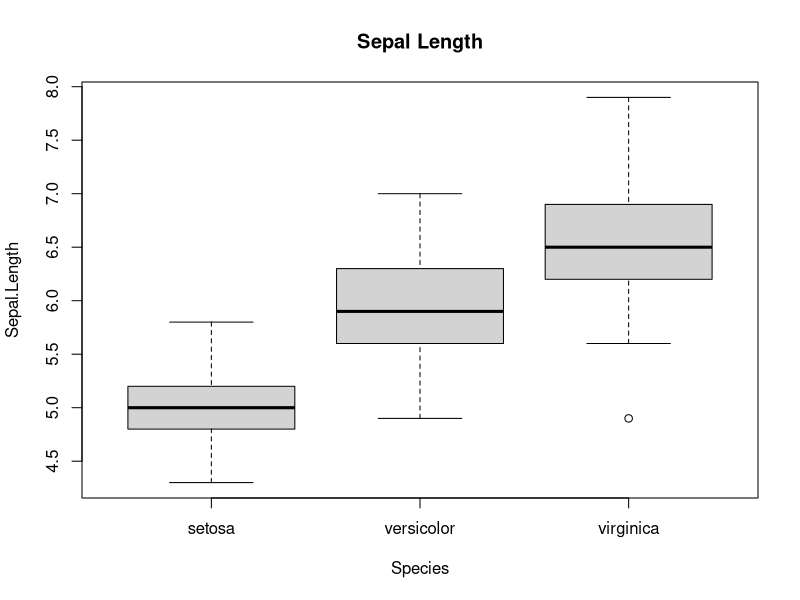
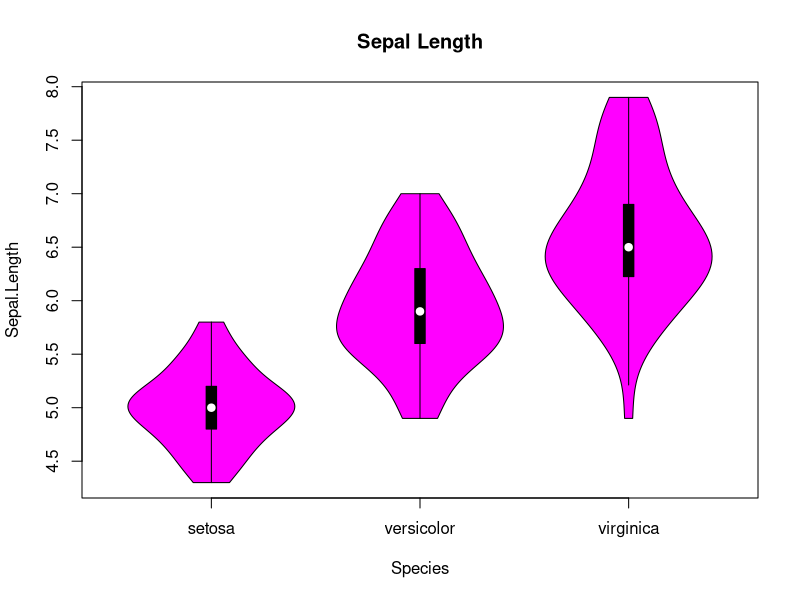
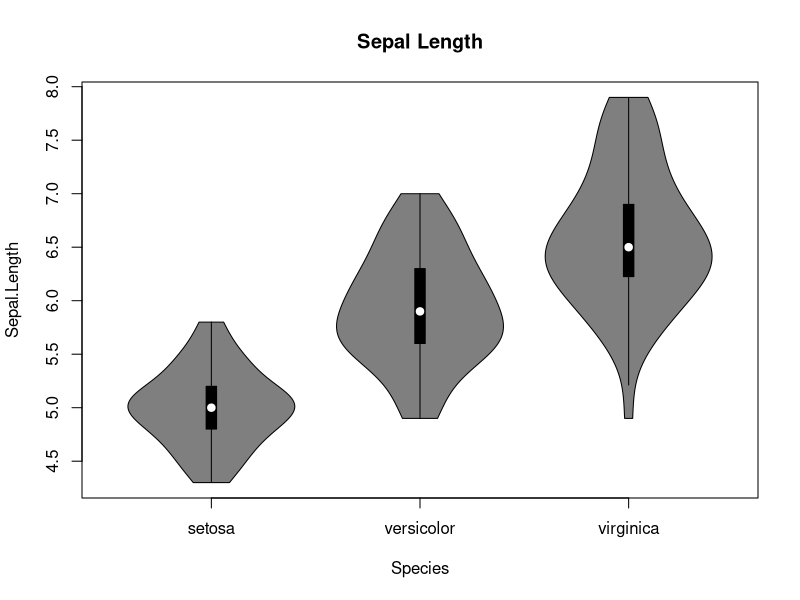
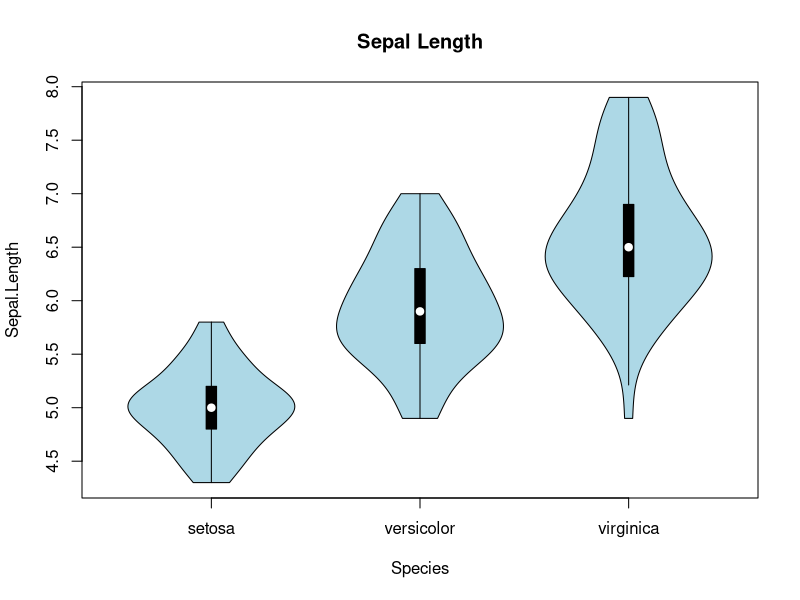
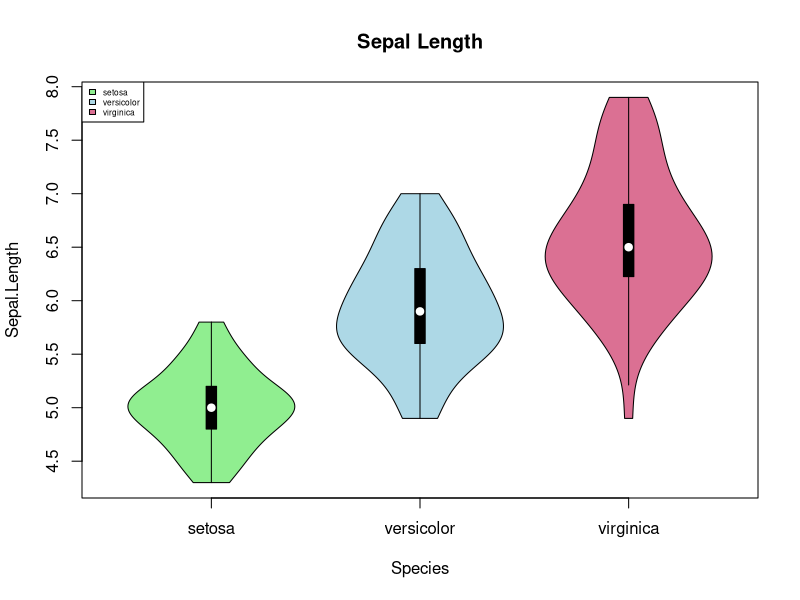
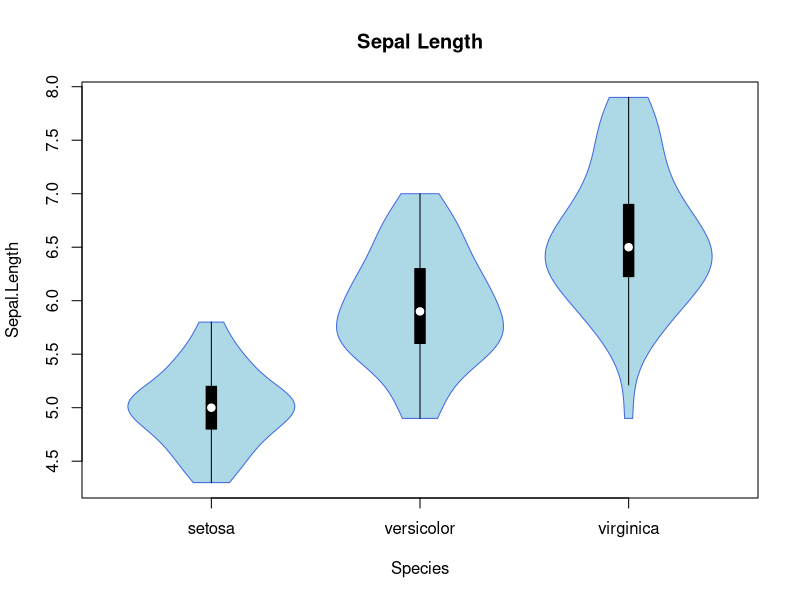
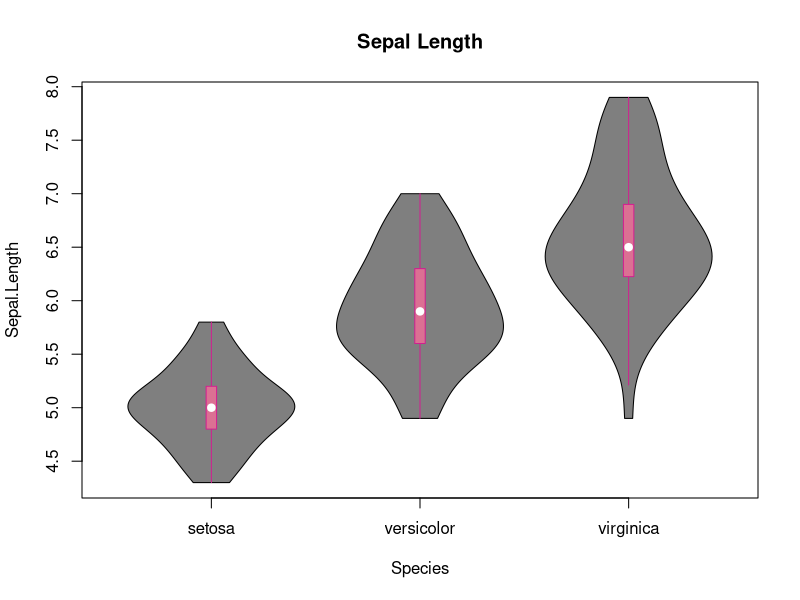
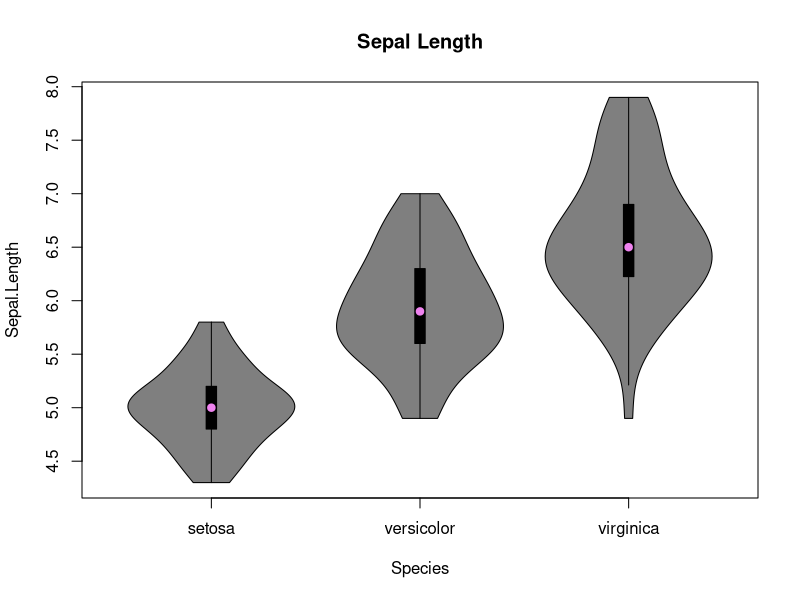

The R source for these figures, in order:
## ---- chunk 1
library("vioplot")
## ---- chunk 2
data(iris)
boxplot(Sepal.Length~Species, data = iris, main = "Sepal Length")
## ---- chunk 3
vioplot(Sepal.Length~Species, data = iris, main = "Sepal Length", col="magenta")
## ---- chunk 4
vioplot(Sepal.Length~Species, data = iris, main = "Sepal Length")
## ---- chunk 5
vioplot(Sepal.Length~Species, data = iris, main = "Sepal Length", col="lightblue")
## ---- chunk 6
vioplot(Sepal.Length~Species, data = iris, main = "Sepal Length", col=c("lightgreen", "lightblue", "palevioletred"))
legend("topleft", legend=c("setosa", "versicolor", "virginica"), fill=c("lightgreen", "lightblue", "palevioletred"), cex = 0.5)
## ---- chunk 7
vioplot(Sepal.Length~Species, data = iris, main = "Sepal Length", col="lightblue", border="royalblue")
## ---- chunk 8
vioplot(Sepal.Length~Species, data = iris, main = "Sepal Length", rectCol="palevioletred", lineCol="violetred")
## ---- chunk 9
vioplot(Sepal.Length~Species, data = iris, main = "Sepal Length", colMed="violet")
## ---- chunk 10
vioplot(Sepal.Length~Species, data = iris, main = "Sepal Length", col="lightblue", border="royalblue", rectCol="palevioletred", lineCol="violetred", colMed="violet")
## ---- chunk 11
vioplot(Sepal.Length~Species, data = iris, main="Sepal Length", col=c("lightgreen", "lightblue", "palevioletred"), border=c("darkolivegreen4", "royalblue4", "violetred4"), rectCol=c("forestgreen", "blue", "palevioletred3"), lineCol=c("darkolivegreen", "royalblue", "violetred4"), colMed=c("green", "cyan", "magenta"), pchMed=c(15, 17, 19))
## ---- chunk 12
data("iris")
attach(iris)
vioplot(Sepal.Length~Species, data = iris, main = "Sepal Length", ylab = "",
        col=c("lightgreen", "lightblue", "palevioletred"), ylim = c(0, max(Sepal.Length) * 1.1))
legend("bottomright", legend=c("setosa", "versicolor", "virginica"),
       fill=c("lightgreen", "lightblue", "palevioletred"), cex = 0.8)
add_labels(unlist(iris$Sepal.Length), iris$Species, height = 0.5, cex = 0.8)
## ---- chunk 13
# add outliers to demo data
iris2 <- iris
iris2 <- rbind(iris2, c(7, 1, 0, 0, "setosa"))
iris2 <- rbind(iris2, c(1, 10, 0, 0, "setosa"))
iris2 <- rbind(iris2, c(9, 2, 0, 0, "versicolor"))
iris2 <- rbind(iris2, c(2, 12, 0, 0, "versicolor"))
iris2 <- rbind(iris2, c(10, 1, 0, 0, "virginica"))
iris2 <- rbind(iris2, c(12, 7, 0, 0, "virginica"))
iris2$Species <- factor(iris2$Species)
iris2$Sepal.Length <- as.numeric(iris2$Sepal.Length)
iris2$Sepal.Width <- as.numeric(iris2$Sepal.Width)
table(iris2$Species)
## ---- chunk 14
attach(iris2)
vioplot(Sepal.Length~Species, data = iris2, main = "Sepal Length",
        col=c("lightgreen", "lightblue", "palevioletred"), ylim = c(min(Sepal.Length) * 0.9, max(Sepal.Length) * 1.1))
Sepal.medians <- sapply(unique(Species), function(sp) median(Sepal.Length[Species == sp]))
# highlights medians
points(x = c(1:length(Sepal.medians)), y = Sepal.medians, pch = 21, cex = 1.25, lwd = 2,
       col = "white", bg = c("forestgreen", "lightblue4", "palevioletred4"))
# plots outliers above 2 SD
add_outliers(unlist(iris2$Sepal.Length), iris2$Species, cutoff = 2,
             col = "black", bars = "grey85", lwd = 2,
             fill = c("palegreen3", "lightblue3", "palevioletred3"))
legend("bottomright", legend=c("setosa", "versicolor", "virginica"),
       fill=c("lightgreen", "lightblue", "palevioletred"), cex = 0.6)
add_labels(unlist(iris2$Sepal.Length), iris2$Species, height = 0.5, cex = 0.8)
## ---- chunk 15
data(iris)
summary(iris2$Sepal.Width)
table(iris2$Sepal.Width > mean(iris2$Sepal.Width))
iris_large <- iris2[iris2$Sepal.Width > mean(iris2$Sepal.Width), ]
iris_small <- iris2[iris2$Sepal.Width <= mean(iris2$Sepal.Width), ]

attach(iris_large)
vioplot(Sepal.Length~Species, data=iris_large, plotCentre = "line", side = "right", col=c("lightgreen", "lightblue", "palevioletred"), ylim = c(min(iris2$Sepal.Length) * 0.9, max(iris2$Sepal.Length) * 1.1),
        names=c("setosa", "versicolor", "virginica"))
Sepal.medians <- sapply(unique(Species), function(sp) median(iris_large$Sepal.Length[Species == sp]))
# highlights medians
points(x = c(1:length(Sepal.medians)), y = Sepal.medians, pch = 21, cex = 1.25, lwd = 2,
       col = "white", bg = c("forestgreen", "lightblue4", "palevioletred4"))
# plots outliers above 2 SD
add_outliers(unlist(iris_large$Sepal.Length), iris2$Species, cutoff = 2,
             col = c("palegreen3", "lightblue3", "palevioletred3"), bars = "grey85", lwd = 2,
             fill = "grey85")
legend("bottomright", legend=c("setosa", "versicolor", "virginica"),
       fill=c("palegreen3", "lightblue3", "palevioletred3"), cex = 0.6)
add_labels(unlist(iris2$Sepal.Length), iris2$Species, height = 0.5, cex = 0.8)

attach(iris_small)
vioplot(Sepal.Length~Species, data=iris_small, plotCentre = "line", side = "left", add = T, col=c("palegreen1", "lightblue1", "palevioletred1"), ylim = c(min(Sepal.Length) * 0.9, max(Sepal.Length) * 1.1),
        names=c("setosa", "versicolor", "virginica"))


Sepal.medians <- sapply(unique(Species), function(sp) median(iris_small$Sepal.Length[Species == sp]))
# highlights medians
points(x = c(1:length(Sepal.medians)), y = Sepal.medians, pch = 21, cex = 1.25, lwd = 2,
       col = "white", bg = c("forestgreen", "lightblue4", "palevioletred4"))
# plots outliers above 2 SD
add_outliers(unlist(iris2$Sepal.Length), iris2$Species, cutoff = 2,
             col = c("palegreen3", "lightblue3", "palevioletred3"), bars = "grey85", lwd = 2,
             fill = "grey50")
legend("bottomright", legend=c("setosa", "versicolor", "virginica"),
       fill=c("lightgreen", "lightblue", "palevioletred"), cex = 0.6)
add_labels(unlist(iris2$Sepal.Length), iris2$Species, height = 0.5, cex = 0.8)

# add legend and titles
legend("topleft", fill = c("lightblue2", "lightblue3"), legend = c("small", "large"), title = "Sepal Width")
title(xlab = "Species", ylab = "Sepal Length")
